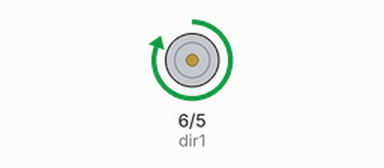
Simulated run of this sketch. Board: Arduino Uno, built with avr-gcc and run on an emulated ATmega328P. Shown: motor-driver pin pairs drawn as motors (green arrow = first pin HIGH = forward, orange = second pin HIGH = backward, longer = more drive).

Above: at 2.5 s.
At 7.5 s:
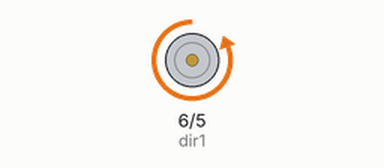
Timing chart, 0 to 13.0 s (numbered marks = the images above):
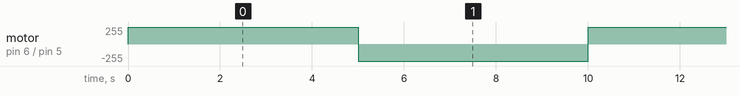

The sketch:

23._DC_Motor.ino
```cpp
int dir1=6;
int dir2=5;
int t=5000;

void setup() {
  // put your setup code here, to run once:
pinMode(dir1,OUTPUT);
pinMode(dir2,OUTPUT);
}

void loop() {
  // put your main code here, to run repeatedly:
digitalWrite(dir1,HIGH);
digitalWrite(dir2,LOW);
delay(t);

digitalWrite(dir1,LOW);
digitalWrite(dir2,HIGH);
delay(t);
}
```

Measured:
- by itself, motor on pin 6 (dir1) / pin 5 (dir2): alternates forward 255/255 for 5.0 s and backward 255/255 for 5.0 s
